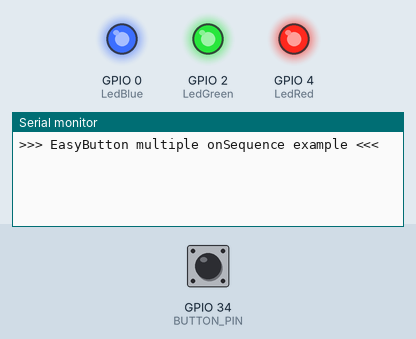
This sketch was run on a simulated ESP32. On the bench: output pins drawn as LEDs (lit = HIGH), the last lines printed to the serial monitor. The inputs (shaded band) are chosen by the test bench; at power-on: GPIO 34 (BUTTON_PIN) LOW. WiFi joins after 1.5 s; servers stay silent unless stated.

Above: at 1.7 s.
1.8 s: GPIO 34 (BUTTON_PIN) pulled HIGH for 3.2 s
At 4.1 s:
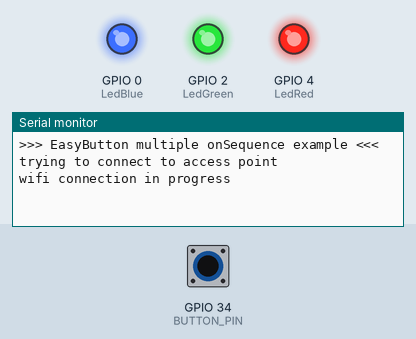
At 8.4 s:
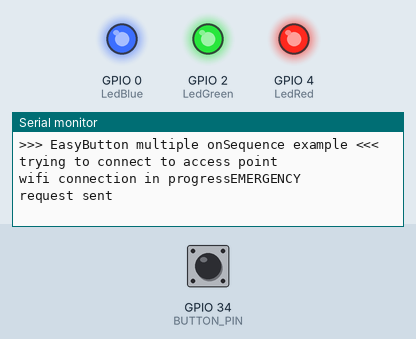

Measured:
- after the input at 1.8 s, the serial monitor: prints a new line after 1.0 s (image 1)

The sketch:

buttonSendTes.ino
```cpp
/*
  Name:    MultipleSequence.ino
  Created:  03/23/2020 12:45:23 AM
  Author: José Gabriel Companioni Benítez (https://github.com/elC0mpa)
  Description: Example to demostrate how to work with multiple sequences
*/

#include <Arduino.h>
#include <EasyButton.h>
#include <WiFi.h>
#include <WiFiMulti.h>
#include "soc/soc.h"
#include "soc/rtc_cntl_reg.h"

// Arduino pin where the button is connected to.
#define BUTTON_PIN 34
#define LedRed 4
#define LedBlue 0
#define LedGreen 2
#define Motor 33
#define BAUDRATE 115200


int ButtonPattern = 0;
int PressTime = 500; // Allows time for button pushes
int status = WL_IDLE_STATUS;


// Instance of the button.
EasyButton button(BUTTON_PIN,35,false,false); //Name(Button_pin,Debounce_Delay,pull_up_enable,invert_logic)

void setup()
{
  WRITE_PERI_REG(RTC_CNTL_BROWN_OUT_REG, 0);
  pinMode(LedBlue, OUTPUT);
  pinMode(LedRed, OUTPUT);
  pinMode(LedGreen,OUTPUT);
  digitalWrite(LedBlue, HIGH);
  digitalWrite(LedRed, HIGH);
  digitalWrite(LedGreen, HIGH);
  // Initialize Serial for debuging purposes.
  Serial.begin(BAUDRATE);

  Serial.println();
  Serial.println(">>> EasyButton multiple onSequence example <<<");

  // Initialize the button.
  button.begin();

  button.onSequence(3, 2000, hi);

  button.onSequence(2, 2000, leave);

  button.onPressedFor(1000, emergency);
   delay(500);
  WRITE_PERI_REG(RTC_CNTL_BROWN_OUT_REG, 1);


}

void loop()
{
  // Continuously read the status of the button.
  button.read();
}

void sendSignal(char* ssid, char* password, String func){
  WiFiClient client;
  //connect to access point
  Serial.println("trying to connect to access point");

  while(WiFi.begin(ssid) != WL_CONNECTED) {
      Serial.print("wifi connection in progress");
      delay(5000);
  }
  delay(5);
  const uint16_t port = 80;
  const char * host = "192.168.4.1"; // ip or dns

  // Use WiFiClient class to create TCP connections

  Serial.println(func);

  //Check's if the client is connected and delays if it cannot connect
  while(!client.connect(host, port)) {
      delay(5000);
      Serial.println("trying to connect");
  }
  String output = "GET /" + func;
  client.println(output);
  Serial.print("request sent");
}

void emergency(){
  sendSignal("yourAP", "yourPassword", "EMERGENCY");
}

void hi(){
  sendSignal("yourAP", "yourPassword", "HI");
}
void leave(){
  sendSignal("yourAP", "yourPassword", "LEAVE");

}
```
